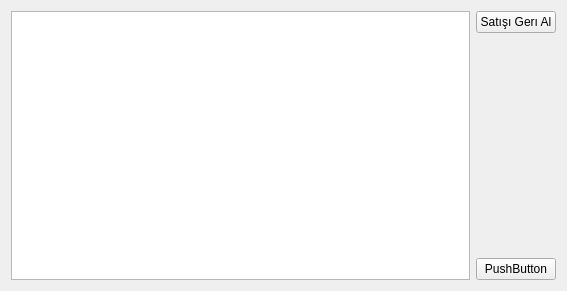
<?xml version="1.0" encoding="UTF-8"?>
<ui version="4.0">
 <class>Form</class>
 <widget class="QWidget" name="Form">
  <property name="geometry">
   <rect>
    <x>0</x>
    <y>0</y>
    <width>567</width>
    <height>291</height>
   </rect>
  </property>
  <property name="windowTitle">
   <string>Form</string>
  </property>
  <layout class="QHBoxLayout" name="horizontalLayout">
   <item>
    <widget class="QTableWidget" name="salesListTableWidget">
     <property name="selectionBehavior">
      <enum>QAbstractItemView::SelectRows</enum>
     </property>
    </widget>
   </item>
   <item>
    <layout class="QVBoxLayout" name="verticalLayout">
     <item>
      <widget class="QPushButton" name="undoSalePushButton">
       <property name="text">
        <string>Satışı Gerı Al</string>
       </property>
      </widget>
     </item>
     <item>
      <spacer name="verticalSpacer">
       <property name="orientation">
        <enum>Qt::Vertical</enum>
       </property>
       <property name="sizeHint" stdset="0">
        <size>
         <width>20</width>
         <height>40</height>
        </size>
       </property>
      </spacer>
     </item>
     <item>
      <widget class="QPushButton" name="pushButton_2">
       <property name="text">
        <string>PushButton</string>
       </property>
      </widget>
     </item>
    </layout>
   </item>
  </layout>
 </widget>
 <resources/>
 <connections/>
</ui>
